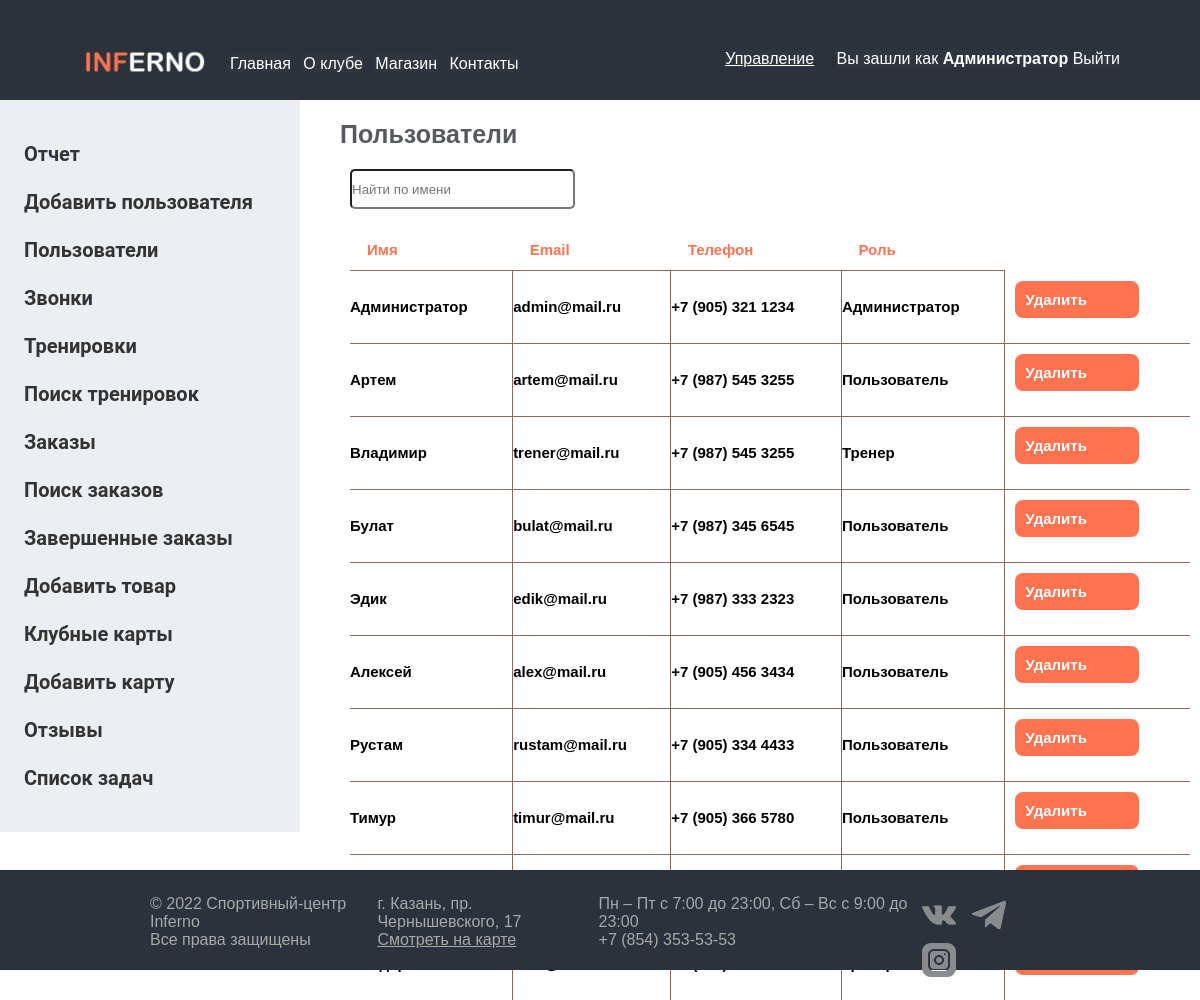
/admin-users.php (signed in), run on the app's committed database.
### tables this page shows
CREATE TABLE `users` (
  `id` int(11) NOT NULL,
  `name` varchar(255) NOT NULL,
  `profile` varchar(255) NOT NULL,
  `stage` varchar(255) NOT NULL,
  `email` varchar(255) NOT NULL,
  `password` varchar(255) NOT NULL,
  `phone` varchar(255) NOT NULL,
  `img` varchar(255) NOT NULL,
  `role` varchar(255) NOT NULL,
  `card` int(5) NOT NULL
);

### admin-users.php (the view, shortened to what this page needs)
<?php session_start();
	$host = 'localhost';
	$user = 'root';
	$password = '';
	$db_name = 'inferno';
	$link = mysqli_connect($host, $user, $password, $db_name);
    mysqli_query($link, "SET NAMES 'utf8'");
	?>
<?php require_once('header.php'); ?>
<?php require_once('header-admin.php'); ?>
	<div class="cent" id="admin">
  <div class="osntx1">
		<h1 class="zagl">Пользователи</h1>
		<div class="col-md-3">
                    <div class="row">
                        <div class="col-5">
                            <div class="input333">
                            <input type="text" id="myInput" onkeyup="myFunction()" placeholder="Найти по имени" title="Type in a name">
                            </div>
                            <table id="myTable" class="table_dark4">
                      <tr class="header">
                        <th class='th1'>Имя</th>
                        <th class='th1'>Email</th>
                        <th class='th1'>Телефон</th>
                        <th class='th1'>Роль</th>
                      </tr>
                      <?php
                      $result=mysqli_query($link, "SELECT * FROM Users") or die(mysqli_error($link));
                                while($row = mysqli_fetch_array($result)){
                            echo "<tr>";
                                echo "<td class='td1'>" . $row[1] . "</td>";
                                echo "<td class='td1'>" . $row[4] . "</td>";
                                echo "<td class='td1'>" . $row[6] . "</td>";
                                echo "<td class='td1'>" . $row[8] . "</td>";
                                echo "<td><a class='button bt9' style='width: 124px;' ' href='admin-users.php?idd={$row['email']}'>Удалить</a></td>";
                            echo "</tr>";
                        }
  ?>
</table>
                        </div>
                    </div>
                </div>
            </div>
        </div>
<?php require_once('footer.php') ?>

### css/style.css (style rules this page uses)
* { font-family: "Montserrat", sans-serif; margin: 0; padding: 0; box-sizing: border-box; }
html, body { height: 100%; }
.osntx1 { height: 750px; }
.osntx1 h1 { margin-top: 10px; margin-bottom: 10px; }
.bt9 { text-decoration: none; color: white; list-style: none; display: inline-block; background: #ff7350; position: relative; padding: 10px; border-radius: 8px; margin-left: 10px; margin-top: 10px; margin-bottom: 25px; }
.table_dark4 { font-weight: bold; font-family: 'Segoe UI', Sans-Serif; font-size: 15px; width: 840px; text-align: left; border-collapse: collapse; background: white; margin: 10px; }
.table_dark4 th { color: #ff7350; border-bottom: 1px solid #8d685f; padding: 12px 17px; }
.table_dark4 td { font-weight: bold; color: black; border-bottom: 1px solid #8d685f; border-right:1px solid #8d685f; }
.table_dark4 tr:last-child td { border-bottom: none; }
.table_dark4 td:last-child { border-right: none; }
.input333 { margin-top: 20px; margin-bottom: 20px; margin-left: 20px; }
#myTable { margin-left: 20px; }
#myInput { border-radius: 5px; height: 40px; width: 225px; }
.cent { margin-left: 330px; font-size: 18px; }
.zagl { color: #575962;; font-size: 25px; margin: 10px; }

### data on the page
users: name "Администратор", email "admin@mail.ru", phone "+7 (905) 321 1234", role "Администратор"
users: name "Артем", email "artem@mail.ru", phone "+7 (987) 545 3255", role "Пользователь"
users: name "Владимир", email "trener@mail.ru", phone "+7 (987) 545 3255", role "Тренер"
users: name "Булат", email "bulat@mail.ru", phone "+7 (987) 345 6545", role "Пользователь"
users: name "Эдик", email "edik@mail.ru", phone "+7 (987) 333 2323", role "Пользователь"
users: name "Алексей", email "alex@mail.ru", phone "+7 (905) 456 3434", role "Пользователь"
users: name "Рустам", email "rustam@mail.ru", phone "+7 (905) 334 4433", role "Пользователь"
users: name "Тимур", email "timur@mail.ru", phone "+7 (905) 366 5780", role "Пользователь"

### other printed values
$_SESSION['name'] "Администратор"
